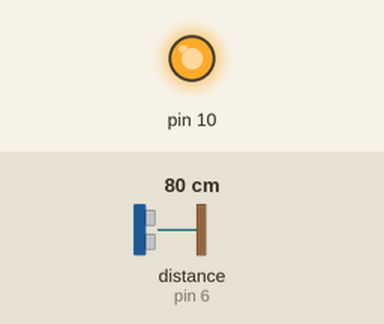
Simulated run of this sketch. Board: Arduino Uno, built with avr-gcc and run on an emulated ATmega328P. Parts: output pins drawn as LEDs (lit = HIGH). Wiring (inferred from the names in the program): ultrasonic range finder: trigger pin 12; echo pin 6. Inputs (shaded band) come from the test bench; at power-on: distance to the obstacle (sensor on pin 6) 80 cm. The echo pulse lasts 58.3 µs per cm; pins used as bus, display or sensor lines are not drawn; what the sketch prints to the serial monitor is not drawn.

Above: at 1.2 s.
1.3 s: distance to the obstacle (sensor on pin 6) set to 2 cm
Timing chart, 0 to 4.3 s (numbered marks = the images above; inputs shaded):
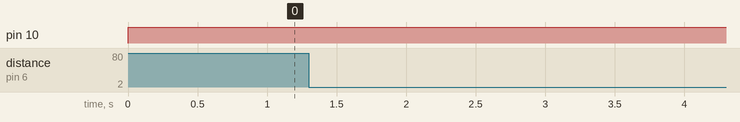

Measured:
- after the input at 1.3 s, every drawn part: stays the same

The sketch:

DIstance_HCS04.ino
```cpp
const int trigPin = 12;
const int echoPin = 6;

void setup() {
  // initialize serial communication:
  Serial.begin(9600);
}

void loop()
{

  long duration, inches, cm;

  // The sensor is triggered by a HIGH pulse of 10 or more microseconds.
  // Give a short LOW pulse beforehand to ensure a clean HIGH pulse:
  pinMode(trigPin, OUTPUT);
  digitalWrite(trigPin, LOW);
  delayMicroseconds(2);
  digitalWrite(trigPin, HIGH);
  delayMicroseconds(10);
  digitalWrite(trigPin, LOW);
  pinMode(10,OUTPUT);
  digitalWrite(10,HIGH);

  // Read the signal from the sensor: a HIGH pulse whose
  // duration is the time (in microseconds) from the sending
  // of the ping to the reception of its echo off of an object.
  pinMode(echoPin, INPUT);
  duration = pulseIn(echoPin, HIGH);

  // convert the time into a distance
  inches = microsecondsToInches(duration);
  cm = microsecondsToCentimeters(duration);

  Serial.print(inches);
  Serial.print("in, ");
  Serial.print(cm);
  Serial.print("cm");
  Serial.println();

  delay(100);
}

long microsecondsToInches(long microseconds)
{

  return microseconds / 74 / 2;
}

long microsecondsToCentimeters(long microseconds)
{
  // The speed of sound is 340 m/s or 29 microseconds per centimeter.
  return microseconds / 29 / 2;
}
```
